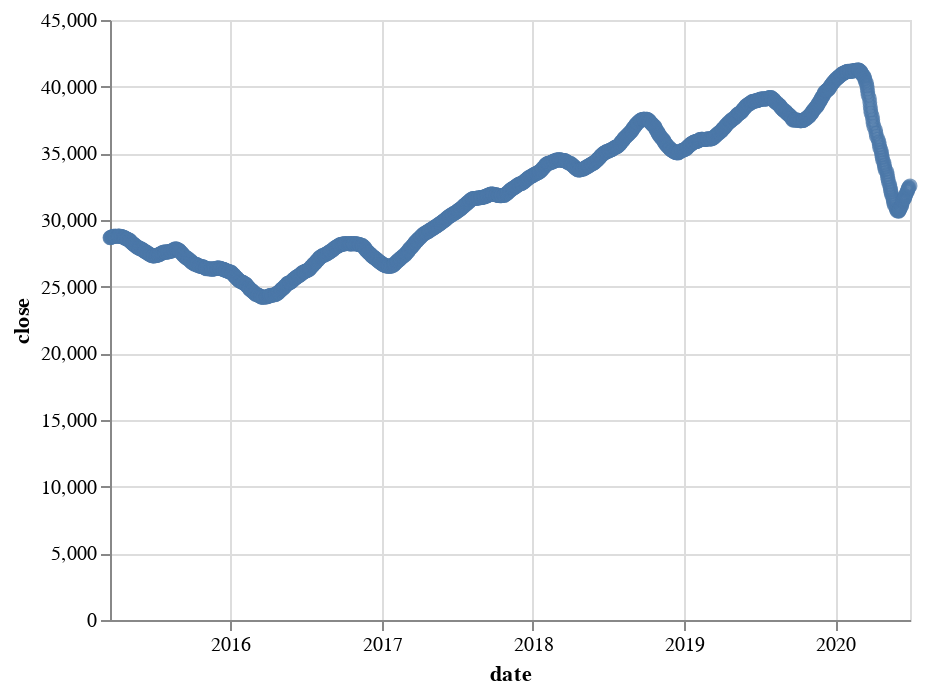

This figure's notebook cell:
### Code cell
altdata_fiftydays = rollingwindows(50, bse_data)
altdata_fiftydays.reset_index(inplace=True)
altdata_fiftydays.rename(columns={list(altdata_fiftydays)[0]:'date'}, inplace=True)
alt.Chart(altdata_fiftydays).mark_point().encode(
    x='date',
    y='close'
)

### Figure 1 — Vega-Lite specification as saved in the notebook (floating-point values rounded to 4 significant figures; data arrays with more than 128 entries replaced by an {"elided": "..."} marker saying what was removed)
{"config": {"view": {"continuousWidth": 400, "continuousHeight": 300}}, "data": {"name": "data-68206f0c8240d60b7fd7837e1b4d62e2"}, "mark": "point", "encoding": {"x": {"field": "date", "type": "temporal"}, "y": {"field": "close", "type": "quantitative"}}, "$schema": "https://vega.github.io/schema/vega-lite/v4.17.0.json", "datasets": {"data-68206f0c8240d60b7fd7837e1b4d62e2": {"elided": "1295 records"}}}
